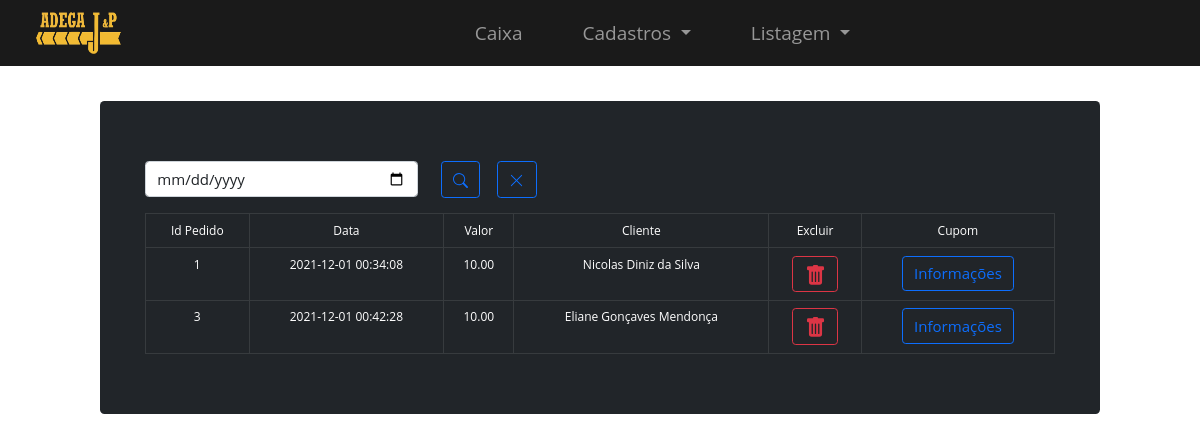
The page /Listagem/listagempedidos.php on the database its author committed.
### tables this page shows
CREATE TABLE IF NOT EXISTS `pedido` (
  `idpedido` int(11) NOT NULL AUTO_INCREMENT,
  `dataped` timestamp NULL DEFAULT CURRENT_TIMESTAMP,
  `valor` decimal(10,2) DEFAULT '0.00',
  `idcliente` int(11) DEFAULT NULL,
  PRIMARY KEY (`idpedido`),
  KEY `idcliente` (`idcliente`)
);

CREATE TABLE IF NOT EXISTS `clientes` (
  `idcliente` int(11) NOT NULL AUTO_INCREMENT,
  `nome` varchar(200) NOT NULL,
  `cpf` varchar(20) NOT NULL,
  `telefone` varchar(20) NOT NULL,
  `bairro` varchar(200) NOT NULL,
  `rua` varchar(200) NOT NULL,
  `numero` varchar(10) NOT NULL,
  PRIMARY KEY (`idcliente`)
);

### Listagem/listagempedidos.php (the view, shortened to what this page needs)
<?php
$busca = filter_input(INPUT_GET, 'busca', FILTER_SANITIZE_STRING);
$pdo = Conexao::connect();
$sql = $pdo->query("SELECT * FROM pedido INNER JOIN clientes on pedido.idcliente = clientes.idcliente WHERE dataped LIKE '$busca%'");
$pedido = $sql->fetchAll(PDO::FETCH_OBJ);
?>
<!DOCTYPE html>
<html lang="pt-br">
<head>
  <link href="../bootstrap/css/bootstrap.css" rel="stylesheet">
  <link rel="stylesheet" href="../css/listagemprod.css">
</head>
<body>
  <?php include "menu.php" ?>
  <section>
    <div class="table-responsive-lg col-lg-10" id="limite-tabela">
      <div class="p-5 text-white bg-dark rounded-3">
        <form method="get">
          <div class="row my-3">
            <div class="col-md-4">
              <input type="date" name="busca" id="busca" placeholder="Buscar Produto" class="form-control" value="<?= $busca ?>">
            </div>
            <div class="col d-flex align-items-end">
              <button type="submit" class="btn btn-outline-primary" style="margin-bottom: 50px !important; ">
                <svg xmlns="http://www.w3.org/2000/svg" fill="currentColor" class="bi bi-search" viewBox="0 0 16 16">
                  <path d="M11.742 10.344a6.5 6.5 0 1 0-1.397 1.398h-.001c.03.04.062.078.098.115l3.85 3.85a1 1 0 0 0 1.415-1.414l-3.85-3.85a1.007 1.007 0 0 0-.115-.1zM12 6.5a5.5 5.5 0 1 1-11 0 5.5 5.5 0 0 1 11 0z" />
                </svg></button>
              <button type="reset" id="limpar" class="btn btn-outline-primary" style="margin-bottom: 50px !important;">
                </button>
            </div>
          </div>
        </form>
        <table class="table table-responsive table-dark  table-hover table-bordered text-center">
          <thead class="table-dark table-bordered">
            <thead>
              <tr>
                <td scope="col">Id Pedido</td>
                <td scope="col">Data</td>
                <td scope="col">Valor</td>
                <td scope="col">Cliente</td>
                <td scope="col">Excluir</td>
                <td scope="col">Cupom</td>
              </tr>
            </thead>
          <tbody>
            <?php
              foreach ($pedido as $pedidos) {  ?>
                <tr>
                  <td><?php echo $pedidos->idpedido ?></td>
                  <td><?php echo $pedidos->dataped ?></td>
                  <td><?php echo $pedidos->valor ?></td>
                  <td><?php echo $pedidos->nome ?></td>
                  <td><a type="button" data-toggle="modal" data-target="#EpicModal<?php echo $pedidos->idpedido ?>" class="btn btn-outline-danger">
                    </a></td>
                  <td><a href="../GerarPDF/index.php?idpedido=<?php echo $pedidos->idpedido;?>" class="btn btn-outline-primary" id="pdf">Informações</a></td>
                </tr>
            <?php }
            ?>
          </tbody>
        </table>
      </div>
    </div>
  </section>
</body>
</html>

### CSS/listagemprod.css (style rules this page uses)
* { font-family: 'Open Sans'; font-size: 15px; line-height: 1.5; margin: 0; padding: 0; user-select: none; box-sizing: border-box; }
body { background-image: url(../img/bebida.jpg); background-size: cover; background-position: center; background-attachment: fixed; }
section { margin-top: 35px; width: 100%; display: flex; justify-content: center; align-items: center; }
td { padding: 1rem; font-size: 1vw; }
form { width: 95%; }
#limpar { margin-left: 17px; }
.bi { width: 21px; height: 21px; }
svg.bi.bi-x-lg { width: 15px; }
svg.bi.bi-search { width: 15px; }
#limite-tabela { height: 600px !important; max-height: 650px !important; overflow-x: hidden; }
table { margin-top: -50px; }
.form-control { margin-bottom: 40px; }

### CSS/menu.css (style rules this page uses)
* { font-family: 'Open Sans'; font-size: 15px; line-height: 1.5; box-sizing: border-box; margin: 0; padding: 0; user-select: none; box-sizing: border-box; }

### rows shown on the page
pedido: idpedido "1", dataped "2021-12-01 00:34:08", valor "10.00", idcliente.nome "Nicolas Diniz da Silva"
pedido: idpedido "3", dataped "2021-12-01 00:42:28", valor "10.00", idcliente.nome "Eliane Gonçaves Mendonça"
